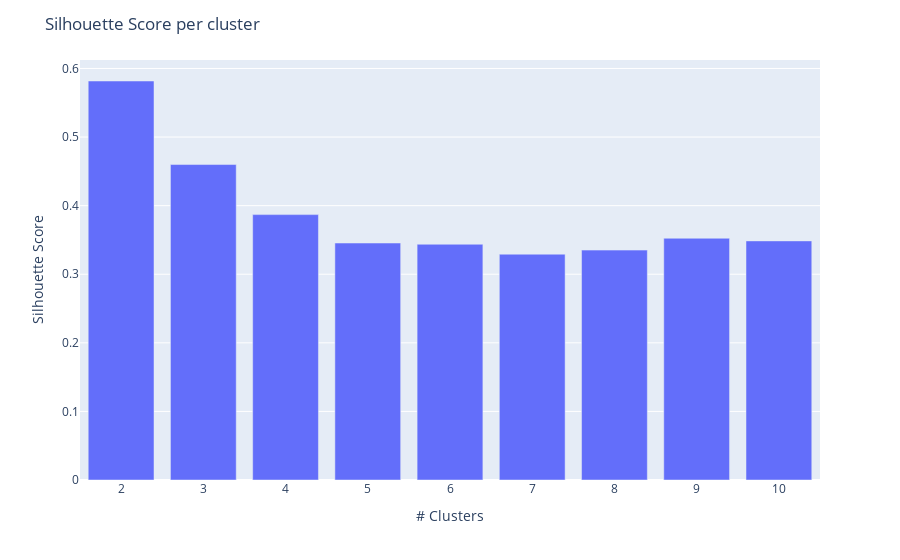

The notebook cell saved with this chart:
### Markdown cell above
Let's now visualize each score using Plotly.

### Code cell
# Create a data frame
cluster_scores=pd.DataFrame(sil)
k_frame = pd.Series(k)

# Create figure
fig = px.bar(data_frame=cluster_scores,
             x=k,
             y=cluster_scores.iloc[:, -1]
            )

# Add title and axis labels
fig.update_layout(
    yaxis_title="Silhouette Score",
    xaxis_title="# Clusters",
    title="Silhouette Score per cluster"
)

# Render
#fig.show(renderer="notebook")
fig.show() # if using workspace

### Figure 1 — Plotly figure (JSON) as saved in the notebook; plotly's stock layout.template omitted (floating-point values rounded to 4 significant figures)
{"data": [{"alignmentgroup": "True", "hovertemplate": "x=%{x}<br>y=%{y}<extra></extra>", "legendgroup": "", "marker": {"color": "#636efa", "pattern": {"shape": ""}}, "name": "", "offsetgroup": "", "orientation": "v", "showlegend": false, "textposition": "auto", "type": "bar", "x": [2, 3, 4, 5, 6, 7, 8, 9, 10], "xaxis": "x", "y": [0.5818, 0.4599, 0.3869, 0.3455, 0.3437, 0.3292, 0.3352, 0.3525, 0.3486], "yaxis": "y"}], "layout": {"barmode": "relative", "legend": {"tracegroupgap": 0}, "margin": {"t": 60}, "title": {"text": "Silhouette Score per cluster"}, "xaxis": {"anchor": "y", "domain": [0, 1], "title": {"text": "# Clusters"}}, "yaxis": {"anchor": "x", "domain": [0, 1], "title": {"text": "Silhouette Score"}}}}
